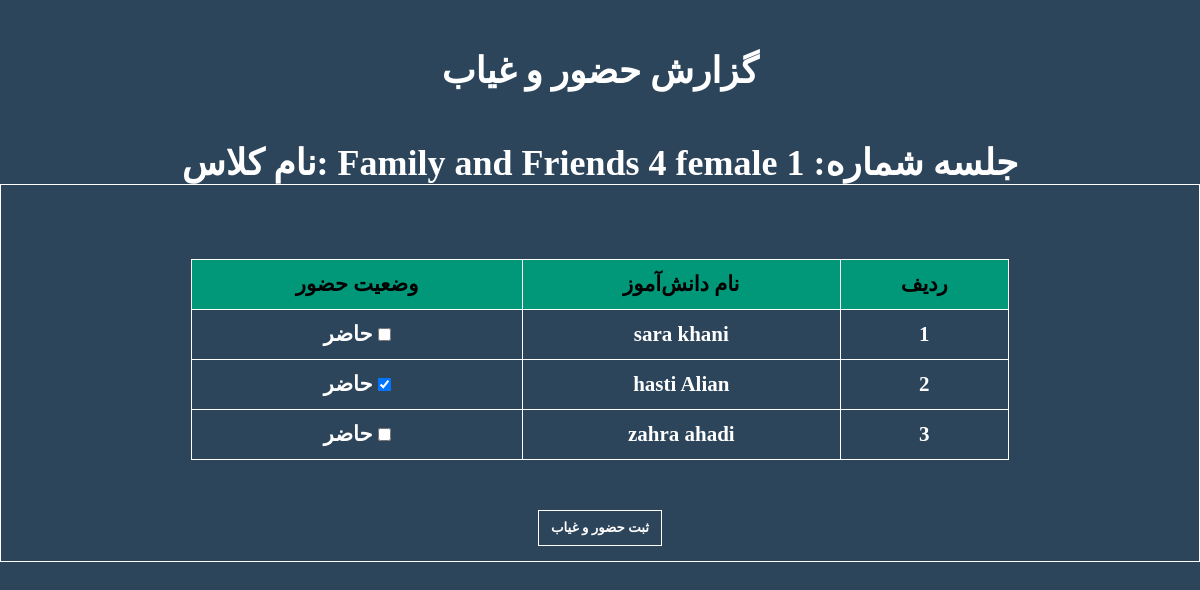
The page /teacher-panel/mani/attendance/family-and-friends-1-female-family-and-friends-4-female/sessions/97/ on the database as committed earlier.
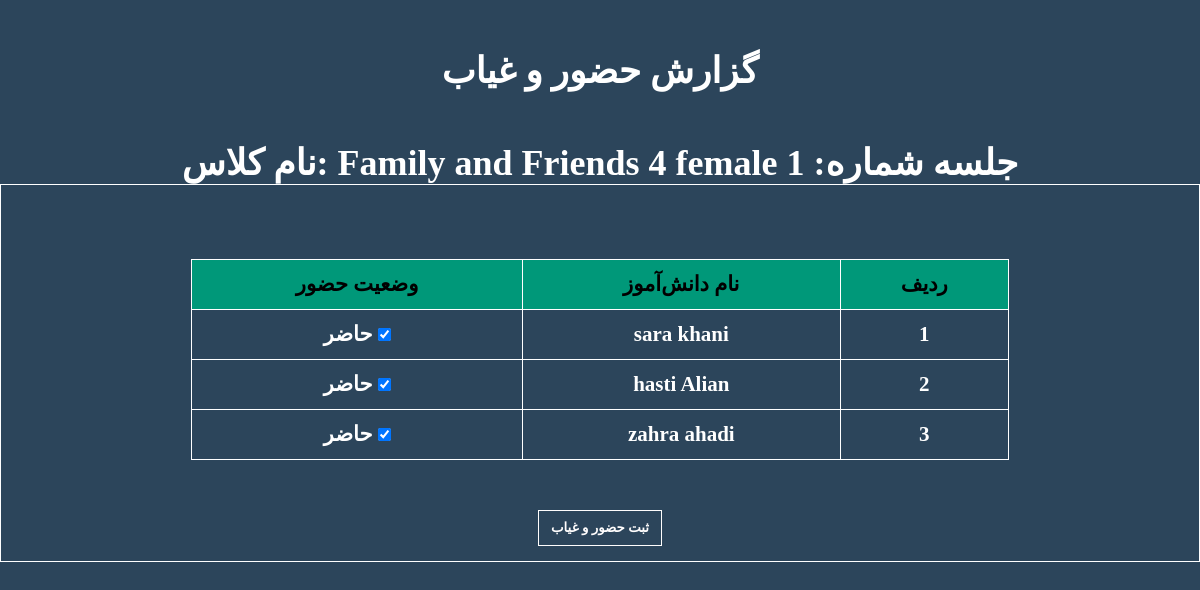
The same page on the database as committed later.
### account_module/models.py (models this page shows, shortened)
class User(AbstractUser):
    USER_TYPE_CHOICES = (
        ('teacher', 'Teacher'),
        ('student', 'Student'),
    )
    GENDER_CHOICES = (
        ('male', 'Male'),
        ('female', 'Female'),
    )
    user_type = models.CharField(max_length=10, choices=USER_TYPE_CHOICES)
    gender = models.CharField(max_length=10, choices=GENDER_CHOICES, blank=True, null=True)
    current_term = models.ForeignKey('Term', on_delete=models.SET_NULL, blank=True, null=True)
    slug = models.SlugField(unique=True, blank=True, null=True)
    national_id = models.CharField(max_length=10, blank=True, null=True)
    parent_number = models.CharField(max_length=11, blank=True, null=True)

### panel_module/views.py (the view, shortened to what this page needs)
# urls.py: path('teacher-panel/<slug:teacher_slug>/attendance/<slug:class_slug>/sessions/<int:pk>/', views.TakeAttendanceView.as_view(), name='attendance_taking'),
class TakeAttendanceView(View):
    def get(self, request, teacher_slug, class_slug, pk):
        teacher = get_object_or_404(User, slug=teacher_slug, user_type='teacher')
        class_obj = get_object_or_404(Class, slug=class_slug)
        session = get_object_or_404(AttendanceSession, pk=pk, class_obj=class_obj)
        if teacher != class_obj.teacher:
            return render(request, 'error.html', {'message': 'You are not authorized to take attendance for this class.'})
        students = class_obj.students.filter(user_type='student')  # Filter by the class's students
        students_with_attendance = []
        for student in students:
            attendance_record = AttendanceRecord.objects.filter(session=session, student=student).first()
            is_present = attendance_record.present if attendance_record else False
            students_with_attendance.append({'student': student, 'is_present': is_present})
        return render(request, 'teacher_panel/take_attendance.html', {
            'teacher': teacher,
            'class_obj': class_obj,
            'session': session,
            'students_with_attendance': students_with_attendance
        })

### panel_module/templates/teacher_panel/take_attendance.html (shortened to what this page needs)
{% extends 'base.html' %}
{% load static %}
{% block header_refrences %}
    <link rel="stylesheet" href="{% static 'css/style.css' %}">
    <link rel="stylesheet" href="{% static 'css/panelstyle.css' %}">
    <link rel="stylesheet" href="{% static 'css/portal.css' %}">
    <link rel="stylesheet" href="{% static 'css/fontawesome-free-5.15.4-web/css/all.css' %}">
{% endblock %}
{% block content %}
<body>
    <section>
        <div class="w90 text-center title2 padtop">
            <b>گزارش حضور و غیاب</b>
        </div>
        <div class="w90 text-center title2 padtop">
            <b>نام کلاس: {{ class_obj.term.name }} {{ class_obj.gender }}</b>
            <b>جلسه شماره: {{ session.session_number }}</b>
        </div>
        <form method="post">
            <table class="content">
                <thead>
                    <tr>
                        <th>ردیف</th>
                        <th>نام دانش‌آموز</th>
                        <th>وضعیت حضور</th>
                    </tr>
                </thead>
                <tbody>
                    {% for student_data in students_with_attendance %}
                        <tr>
                            <td>{{ forloop.counter }}</td>
                            <td>{{ student_data.student.first_name }} {{ student_data.student.last_name }}</td>
                            <td>
                                <label>
                                    <input type="checkbox" name="student_{{ student_data.student.id }}" {% if student_data.is_present %}checked{% endif %}>
                                    حاضر
                                </label>
                            </td>
                        </tr>
                    {% empty %}
                        <tr>
                            <td colspan="3">دانش‌آموزی در این کلاس وجود ندارد.</td>
                        </tr>
                    {% endfor %}
                </tbody>
            </table>
            <div class="text-center padtop">
                <button type="submit" class="btn btn-primary">ثبت حضور و غیاب</button>
            </div>
        </form>
    </section>
</body>
{% endblock %}

Rows that differ between the two databases and show on the page:
changed User "sara": student.id "☐" → "☑"
computed for User "zahra": student.id "☐" → "☑"
